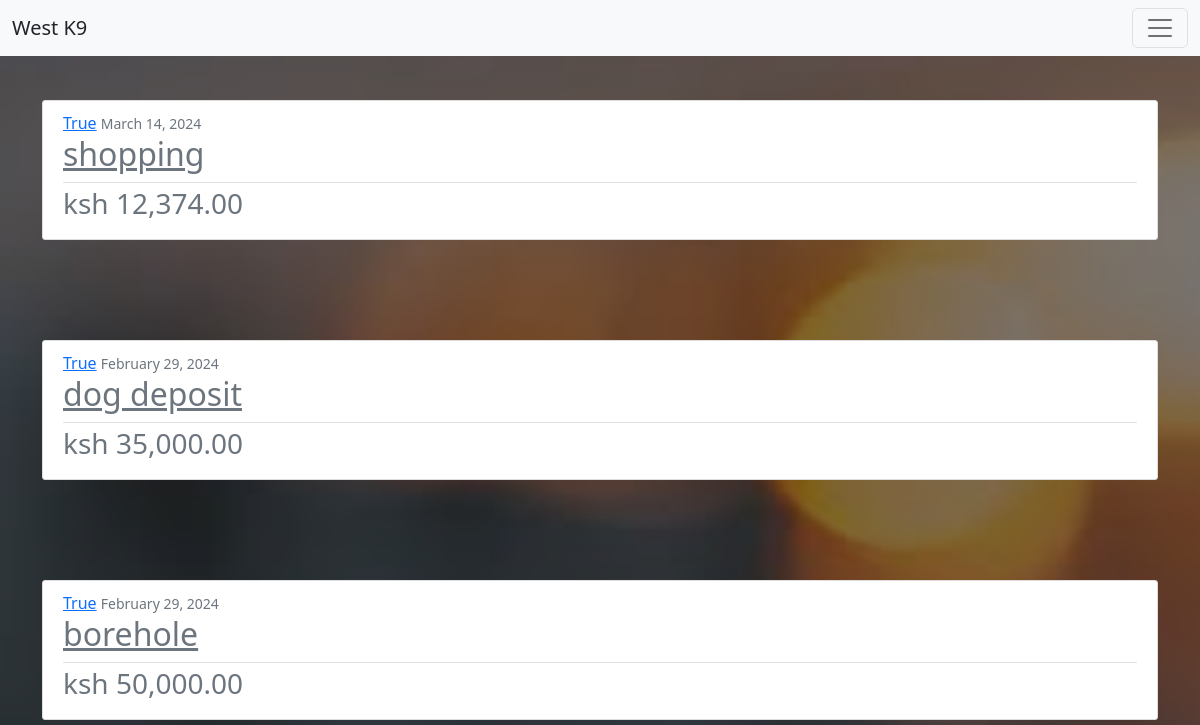
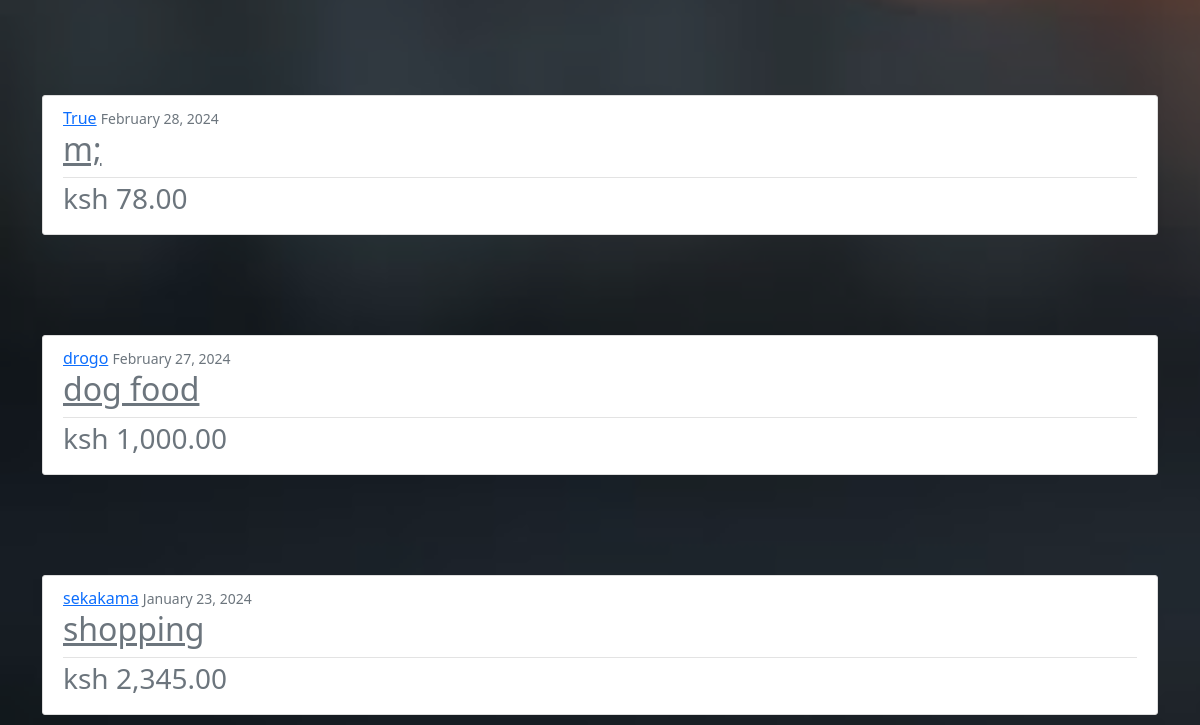
/expense/ (signed in, upper part), run on an earlier commit of the app's database (2 pictures, top to bottom).
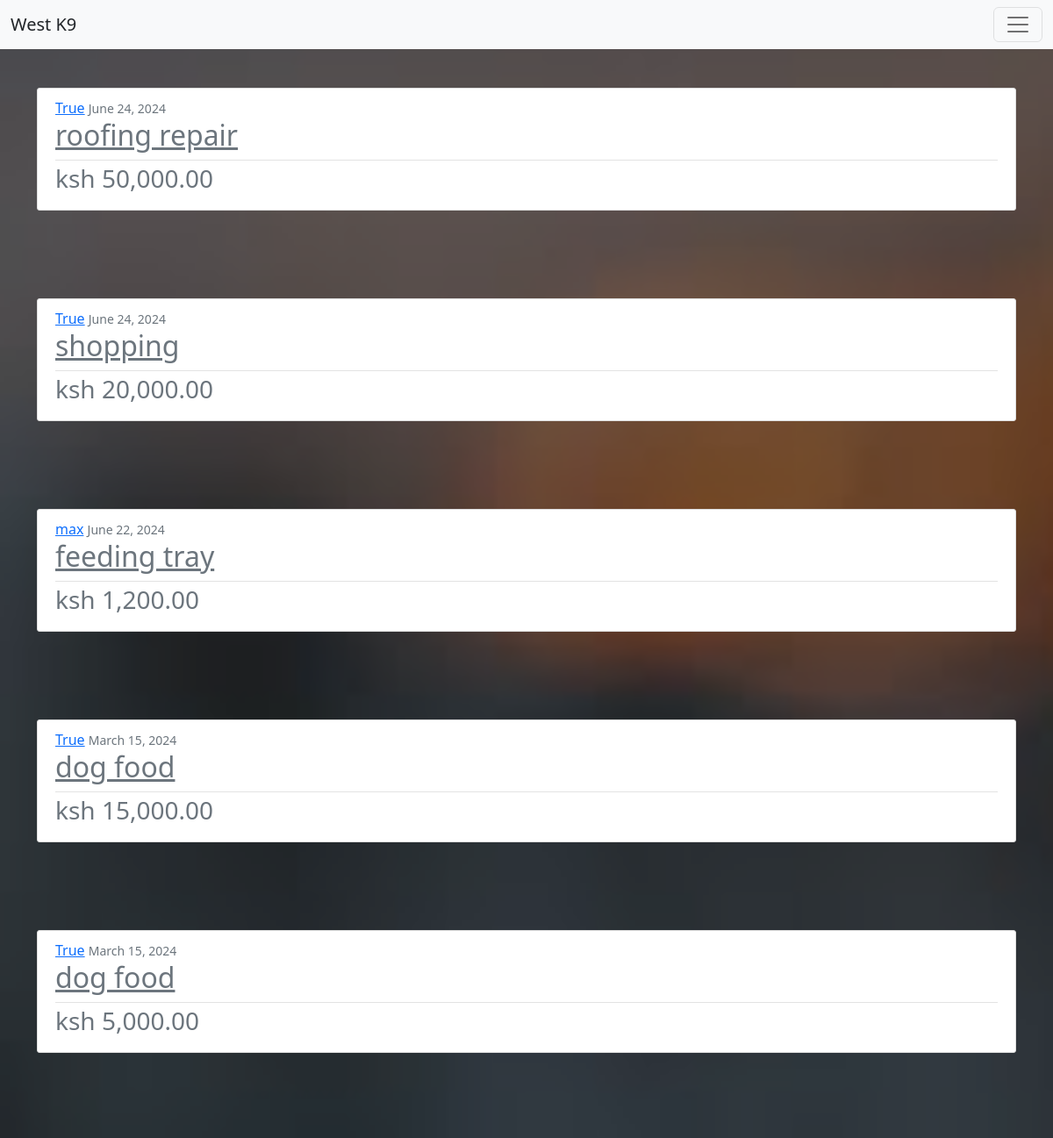
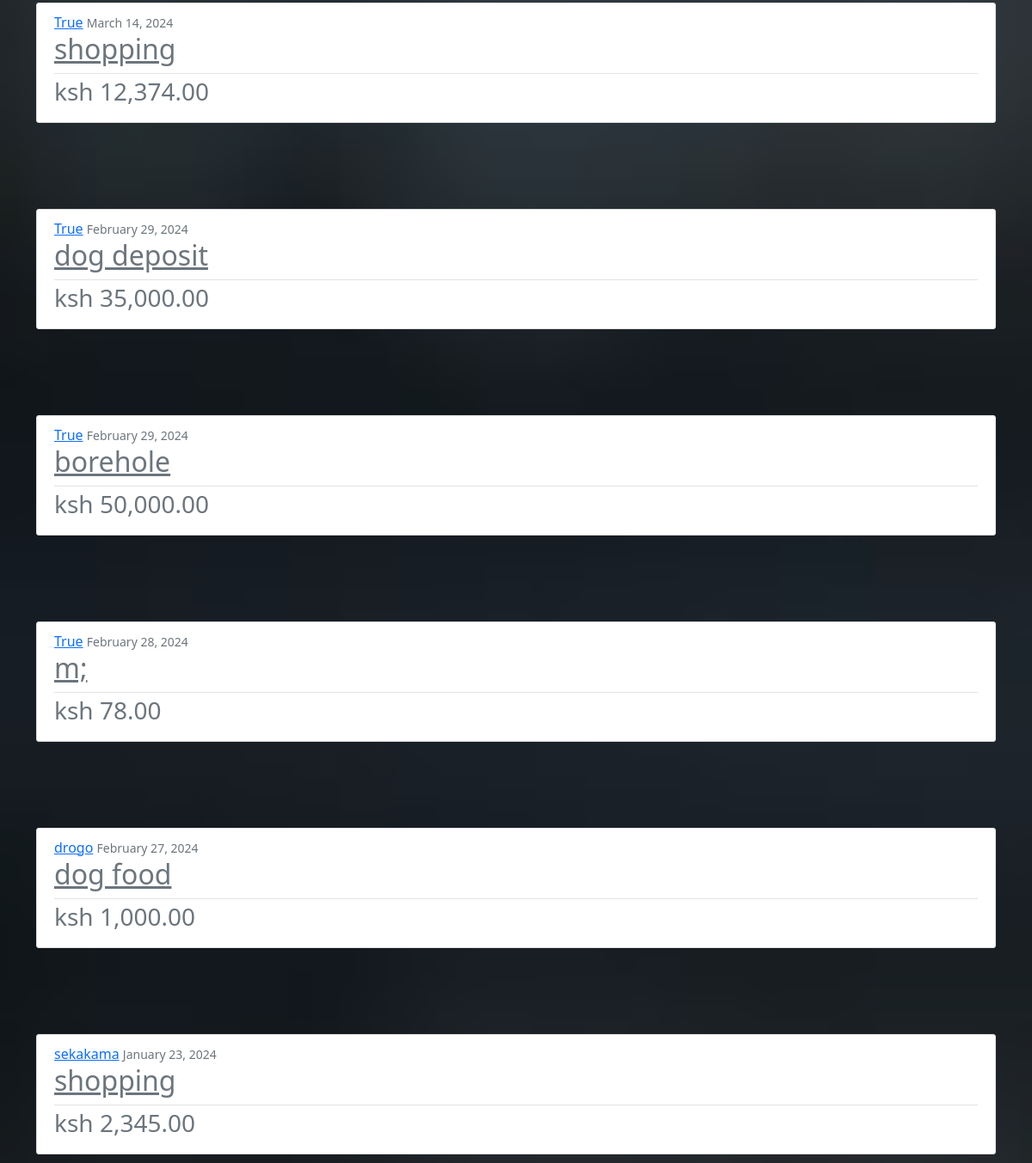
And on a later commit of the database (2 pictures, top to bottom).
### finance/models.py (models this page shows, shortened)
class Expense(models.Model):
    user = models.ForeignKey(CustomUser, on_delete=models.CASCADE)
    expense_incured = models.CharField(max_length = 30, blank=False)
    amount = models.IntegerField()
    date = models.DateTimeField(default=timezone.now)

### users/models.py (models this page shows, shortened)
class CustomUser(AbstractBaseUser, PermissionsMixin):
    username = models.CharField(max_length=30, blank=False)
    email = models.EmailField("email address", unique=True)
    is_staff = models.BooleanField(default=False)
    is_active = models.BooleanField(default=True)
    date_joined = models.DateTimeField(default=timezone.now)
    is_approved = models.BooleanField(default=False)
    USERNAME_FIELD = "email"
    REQUIRED_FIELDS = ['username']
    objects = CustomUserManager()
    def __str__(self):
        return self.username

### finance/views.py (the view)
# urls.py: path('expense/',ExpenseListView.as_view(), name='expense-list'),
class ExpenseListView(LoginRequiredMixin,ListView):
    model = Expense
    template_name = 'finance/expense.html'
    context_object_name = 'expense_list'
    ordering = ['-date']

### finance/templates/finance/expense.html
{% extends "finance/base.html" %}
{% load humanize %}
{% block content %}
    {% for expense in expense_list %}
        <article class="media content-section" style="margin-top: 100px;">
            <div class="media-body">
                <div class="flex article-metadata">
                    <a class="mr-2" href="#">{{ expense.user }}</a>
                    <small class="text-muted">{{ expense.date|date:"F d, Y" }}</small>
                    <h2><a class="article-title text-muted" href="{% url 'expense-detail' expense.id %}">{{ expense.expense_incured }}</a></h2>
                </div>
                <h3 class="text-muted">
                  ksh {{ expense.amount|floatformat:2|intcomma }}
                </h3>
            </div>
        </article>
    {% endfor %}
{% endblock %}

What changed in the data, as far as the page shows it:
added Expense: user "True", date "June 24, 2024", expense_incured "roofing repair", amount "50,000.00"
added Expense: user "True", date "June 24, 2024", expense_incured "shopping", amount "20,000.00"
added Expense: user "max", date "June 22, 2024", expense_incured "feeding tray", amount "1,200.00"
added Expense: user "True", date "March 15, 2024", expense_incured "dog food", amount "15,000.00"
added Expense: user "True", date "March 15, 2024", expense_incured "dog food", amount "5,000.00"
